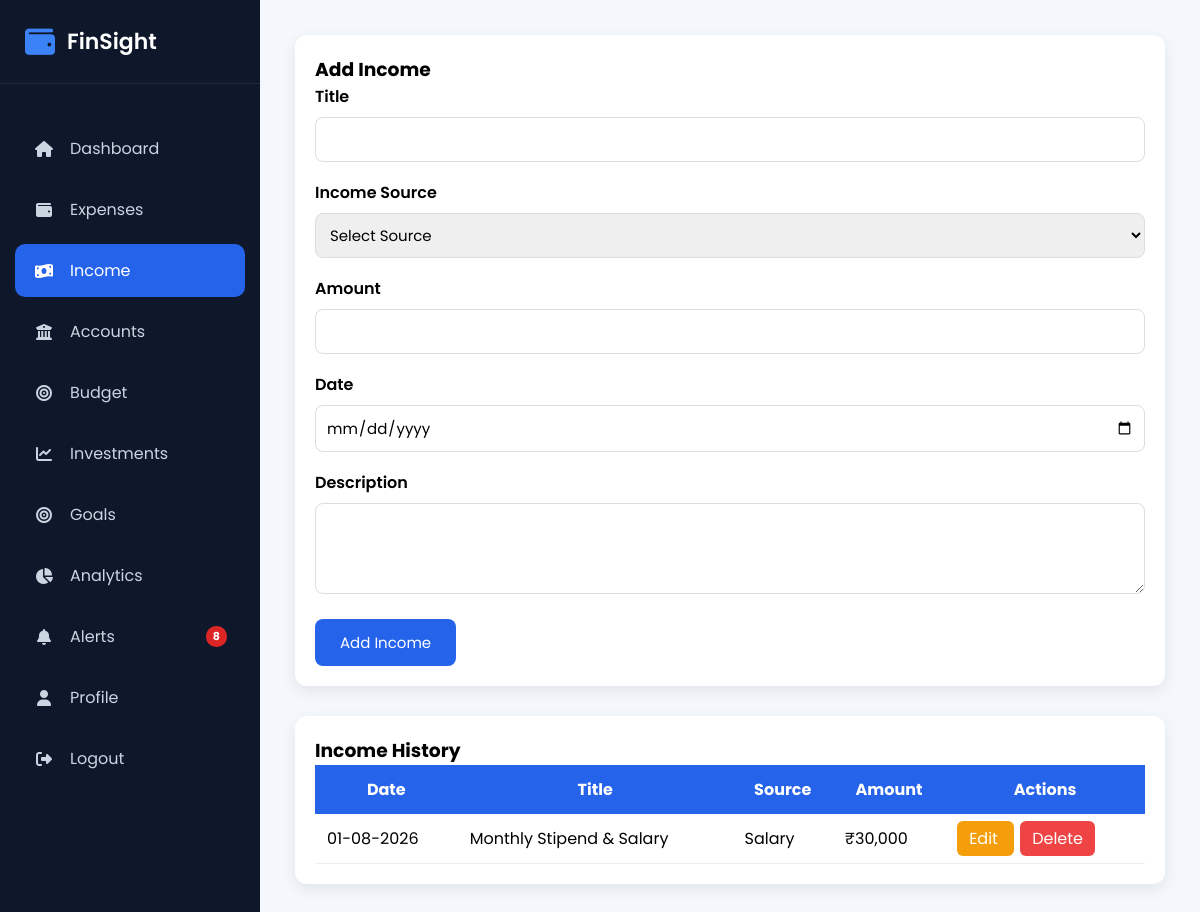
The app's page /income (signed in) with its own data.
### models/income.py (models this page shows)
class Income(db.Model):
    __tablename__ = "incomes"
    id = db.Column(db.Integer, primary_key=True)
    title = db.Column(db.String(100), nullable=False)
    source = db.Column(db.String(100), nullable=False)
    amount = db.Column(db.Float, nullable=False)
    income_date = db.Column(db.Date, nullable=False)
    description = db.Column(db.Text)
    created_at = db.Column(
        db.DateTime,
        default=datetime.utcnow
    )
    updated_at = db.Column(
        db.DateTime,
        default=datetime.utcnow,
        onupdate=datetime.utcnow
    )
    user_id = db.Column(
        db.Integer,
        db.ForeignKey("users.id"),
        nullable=False
    )

### routes/income.py (the view, shortened to what this page needs)
@income.route("/income", methods=["GET", "POST"])
@login_required
def incomes():
    incomes = Income.query.filter_by(user_id=current_user.id)\
        .order_by(Income.income_date.desc())\
        .all()
    return render_template(
        "income.html",
        incomes=incomes
    )

### app.py (called while the page is built)
@login_manager.user_loader
def load_user(user_id):
    return User.query.get(int(user_id))

@app.context_processor
def inject_global_vars():
    if current_user.is_authenticated:
        unread_count = FinancialAlert.query.filter_by(user_id=current_user.id, is_read=False).count()
        return dict(unread_alerts_count=unread_count)
    return dict(unread_alerts_count=0)

### templates/income.html (shortened to what this page needs)
{% extends "layout.html" %}
{% block css %}
<link rel="stylesheet" href="{{ url_for('static', filename='css/income.css') }}">
{% endblock %}
{% block content %}
<div class="income-container">
    <div class="income-form">
        <h3>Add Income</h3>
        <form method="POST">
            <div class="form-group">
                <label>Title</label>
                <input
                    type="text"
                    name="title"
                    required
                >
            </div>
            <div class="form-group">
                <label>Income Source</label>
                <select name="source" required>
                    <option value="">Select Source</option>
                </select>
            </div>
            <div class="form-group">
                <label>Amount</label>
                <input
                    type="number"
                    name="amount"
                    step="0.01"
                    required
                >
            </div>
            <div class="form-group">
                <label>Date</label>
                <input
                    type="date"
                    name="income_date"
                    required
                >
            </div>
            <div class="form-group">
                <label>Description</label>
                <textarea
                    name="description"
                    rows="3"
                ></textarea>
            </div>
            <button class="btn-save" type="submit">
                Add Income
            </button>
        </form>
    </div>
    <div class="income-table">
        <h3>Income History</h3>
        <table>
            <thead>
                <tr>
                    <th>Date</th>
                    <th>Title</th>
                    <th>Source</th>
                    <th>Amount</th>
                    <th>Actions</th>
                </tr>
            </thead>
            <tbody>
            {% if incomes %}
                {% for income in incomes %}
                <tr>
                    <td>{{ income.income_date.strftime("%d-%m-%Y") }}</td>
                    <td>{{ income.title }}</td>
                    <td>{{ income.source }}</td>
                    <td>₹{{ "{:,.0f}".format(income.amount) }}</td>
                    <td>
                        <a
                            href="{{ url_for('income.edit_income', id=income.id) }}"
                            class="btn-edit"
                        >
                            Edit
                        </a>
                        <a
                            href="{{ url_for('income.delete_income', id=income.id) }}"
                            class="btn-delete"
                            onclick="return confirm('Delete this income?')"
                        >
                            Delete
                        </a>
                    </td>
                </tr>
                {% endfor %}
            {% else %}
                <tr>
                    <td colspan="5" class="no-data">
                        No income records found.
                    </td>
                </tr>
            {% endif %}
            </tbody>
        </table>
    </div>
</div>
{% endblock %}

### static/css/layout.css (style rules this page uses)
* { margin:0; padding:0; box-sizing:border-box; font-family:'Poppins',sans-serif; }
body { background:#f4f7fc; }

### static/css/income.css (style rules this page uses)
.income-container { display:flex; gap:30px; align-items:flex-start; flex-wrap:wrap; }
.income-form, .income-table { background:#fff; border-radius:12px; padding:20px; box-shadow:0 5px 15px rgba(0,0,0,.08); }
.income-form { flex:1; min-width:320px; }
.income-table { flex:2; min-width:600px; }
.form-group { margin-bottom:18px; }
.form-group label { display:block; font-weight:600; margin-bottom:8px; }
.form-group input, .form-group select, .form-group textarea { width:100%; padding:10px; border:1px solid #ddd; border-radius:8px; font-size:15px; }
.btn-save { background:#2563eb; color:#fff; border:none; padding:12px 25px; border-radius:8px; cursor:pointer; font-size:15px; }
table { width:100%; border-collapse:collapse; }
table th { background:#2563eb; color:white; padding:12px; }
table td { padding:12px; border-bottom:1px solid #eee; }
.btn-edit { background:#f59e0b; color:white; padding:6px 12px; border-radius:6px; text-decoration:none; margin-right:6px; }
.btn-delete { background:#ef4444; color:white; padding:6px 12px; border-radius:6px; text-decoration:none; }

### records on screen
Income: income_date "01-08-2026", title "Monthly Stipend & Salary", source "Salary", amount "30,000"

### other values on screen
{{ unread_alerts_count }} "8"
